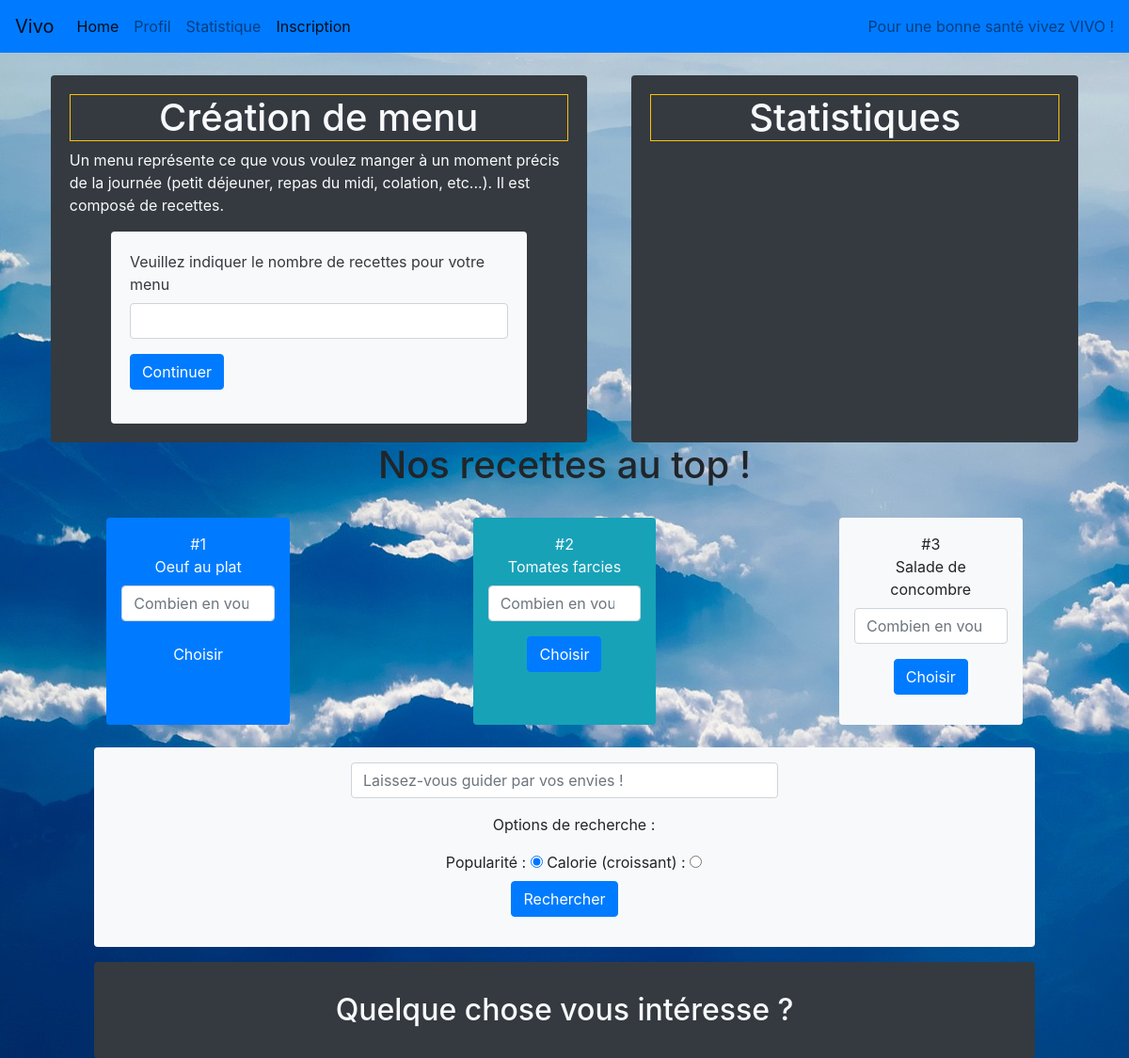
The page /RechercheAliment/CreationMenu.php?Menu=Chou-fleur, cru on the database as committed earlier.
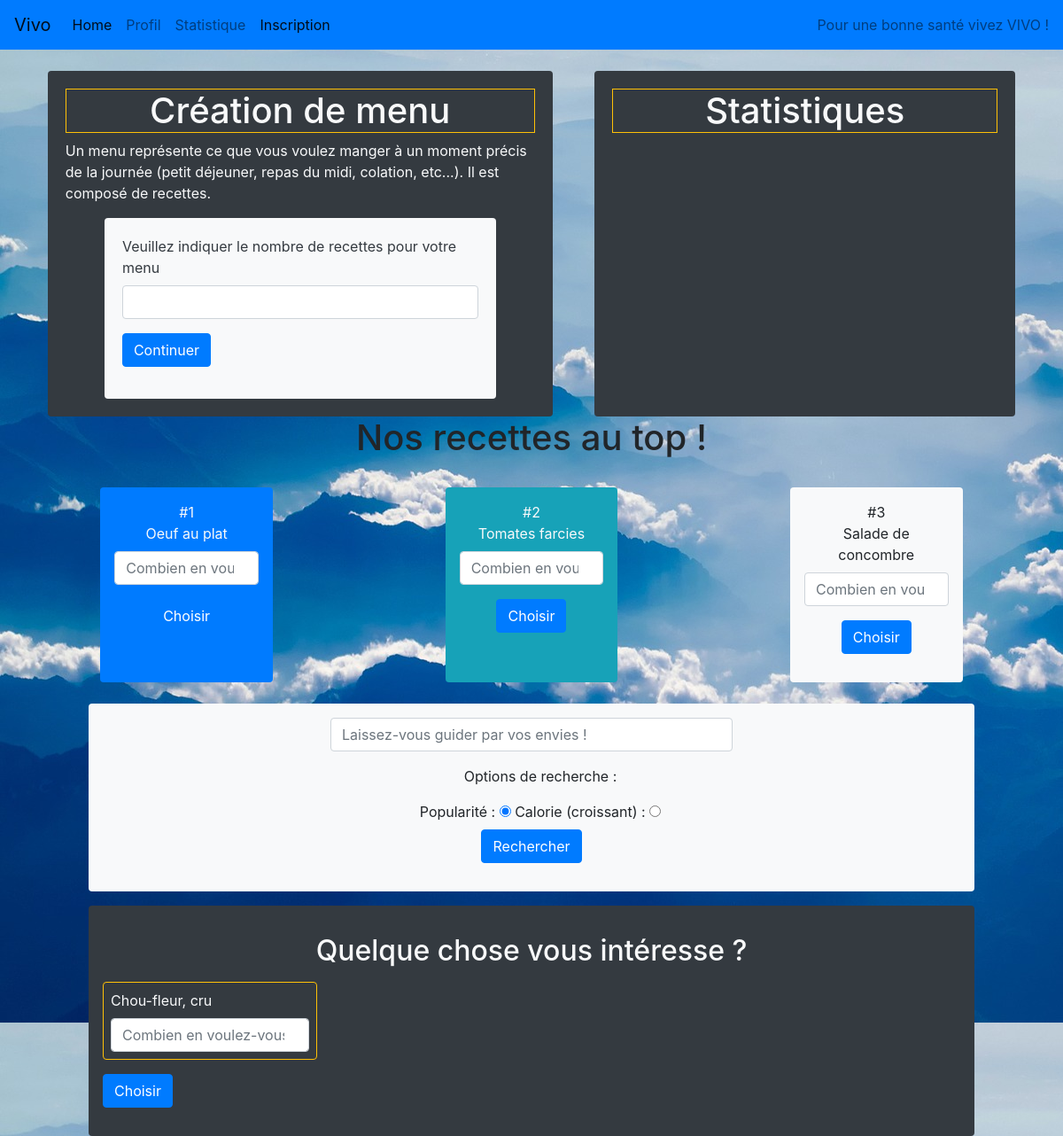
The same page on the database as committed later.
### tables this page shows
CREATE TABLE IF NOT EXISTS `recette_plat` (
  `Id_Recette` int(11) NOT NULL AUTO_INCREMENT,
  `nom` varchar(20) DEFAULT NULL,
  `instructions` text,
  `kcal` float DEFAULT NULL,
  `protéines` float DEFAULT NULL,
  PRIMARY KEY (`Id_Recette`)
);

CREATE TABLE IF NOT EXISTS `aliments` (
  `alim_grp_code` int(11) NOT NULL,
  `alim_ssgrp_code` int(11) NOT NULL,
  `alim_ssssgrp_code` int(11) NOT NULL,
  `alim_code` int(11) NOT NULL,
  `alim_nom_fr` varchar(149) NOT NULL,
  `Energie_Règlement_UE_N°_11692011_kcal100g` varchar(6) DEFAULT NULL,
  `Eau_g100g` varchar(5) DEFAULT NULL,
  `Protéines_g100g` varchar(6) NOT NULL,
  `Protéines_brutes_N_x_625_g100g` varchar(6) NOT NULL,
  `Glucides_g100g` varchar(6) DEFAULT NULL,
  `Lipides_g100g` varchar(7) DEFAULT NULL,
  `Sucres_g100g` varchar(7) DEFAULT NULL,
  `Amidon_g100g` varchar(7) DEFAULT NULL,
  `Fibres_alimentaires_g100g` varchar(8) DEFAULT NULL,
  `Polyols_totaux_g100g` varchar(8) DEFAULT NULL,
  `Cendres_g100g` varchar(8) DEFAULT NULL,
  `Alcool_g100g` varchar(6) NOT NULL,
  `Acides_organiques_g100g` varchar(8) DEFAULT NULL,
  `AG_saturés_g100g` varchar(9) DEFAULT NULL,
  `AG_monoinsaturés_g100g` varchar(9) DEFAULT NULL,
  `AG_polyinsaturés_g100g` varchar(9) DEFAULT NULL,
  `AG_40_butyrique_g100g` varchar(9) DEFAULT NULL,
  `AG_60_caproïque_g100g` varchar(9) DEFAULT NULL,
  `AG_80_caprylique_g100g` varchar(9) DEFAULT NULL,
  `AG_100_caprique_g100g` varchar(9) DEFAULT NULL,
  `AG_120_laurique_g100g` varchar(9) DEFAULT NULL,
  `AG_140_myristique_g100g` varchar(9) DEFAULT NULL,
  `AG_160_palmitique_g100g` varchar(9) DEFAULT NULL,
  `AG_180_stéarique_g100g` varchar(9) DEFAULT NULL,
  `AG_181_9c_n09_oléique_g100g` varchar(9) DEFAULT NULL,
  `AG_182_9c12c_n06_linoléique_g100g` varchar(9) DEFAULT NULL,
  `AG_183_c9c12c15_n03_alpha0linolénique_g100g` varchar(9) DEFAULT NULL,
  `AG_204_5c8c11c14c_n06_arachidonique_g100g` varchar(9) DEFAULT NULL,
  `AG_205_5c8c11c14c17c_n03_EPA_g100g` varchar(10) DEFAULT NULL,
  `AG_226_4c7c10c13c16c19c_n03_DHA_g100g` varchar(10) DEFAULT NULL,
  `Cholestérol_mg100g` varchar(6) DEFAULT NULL,
  `Sel_chlorure_de_sodium_g100g` varchar(8) DEFAULT NULL,
  `Calcium_mg100g` varchar(6) DEFAULT NULL,
  `Chlorure_mg100g` varchar(8) DEFAULT NULL,
  `Cuivre_mg100g` varchar(8) DEFAULT NULL,
  `Fer_mg100g` varchar(8) DEFAULT NULL,
  `Iode_µg100g` varchar(7) DEFAULT NULL,
  `Magnésium_mg100g` varchar(6) DEFAULT NULL,
  `Manganèse_mg100g` varchar(8) DEFAULT NULL,
  `Phosphore_mg100g` varchar(7) DEFAULT NULL,
  `Potassium_mg100g` varchar(6) DEFAULT NULL,
  `Sélénium_µg100g` varchar(6) DEFAULT NULL,
  `Sodium_mg100g` varchar(6) DEFAULT NULL,
  `Zinc_mg100g` varchar(8) DEFAULT NULL,
  `Rétinol_µg100g` varchar(6) DEFAULT NULL,
  `Beta0Carotène_µg100g` varchar(8) DEFAULT NULL,
  `Vitamine_D_µg100g` varchar(7) DEFAULT NULL,
  `Vitamine_E_mg100g` varchar(6) DEFAULT NULL,
  `Vitamine_K1_µg100g` varchar(5) DEFAULT NULL,
  `Vitamine_K2_µg100g` varchar(4) DEFAULT NULL,
  `Vitamine_C_mg100g` varchar(6) DEFAULT NULL,
  `Vitamine_B1_ou_Thiamine_mg100g` varchar(7) DEFAULT NULL,
  `Vitamine_B2_ou_Riboflavine_mg100g` varchar(6) DEFAULT NULL,
  `Vitamine_B3_ou_PP_ou_Niacine_mg100g` varchar(6) DEFAULT NULL,
  `Vitamine_B5_ou_Acide_pantothénique_mg100g` varchar(6) DEFAULT NULL,
  `Vitamine_B6_mg100g` varchar(6) DEFAULT NULL,
  `Vitamine_B9_ou_Folates_totaux_µg100g` varchar(6) DEFAULT NULL,
  `Vitamine_B12_µg100g` varchar(6) DEFAULT NULL,
  PRIMARY KEY (`alim_code`)
);

### RechercheAliment/CreationMenu.php (the view, shortened to what the changed rows need)
<html>
<head>
  <link rel="stylesheet" href="Style_RechAl.css" type="text/css">
  <link rel="stylesheet" href="https://stackpath.bootstrapcdn.com/bootstrap/4.2.1/css/bootstrap.min.css">
</head>
<body>
  <br/>
  <div class="container">
    <div class="row">
      <div class="col-10 col-lg-6 bg-dark mx-auto text-light rounded" style="padding:20px;">
        <h1 class="border border-warning text-center">Création de menu</h1>
      </div>
      <div class="col-10 col-lg-5 bg-dark mx-auto text-light rounded" style="padding:20px;">
        <h1 class="border border-warning text-center">Statistiques</h1>
      </div>
    </div>
  </div>
  <h1 class="text-center">Nos recettes au top !</h1>
<div class="row text-center p-3 mx-auto">
 <?php
    $bd = getBD();
    $top5 = $bd->query("SELECT * FROM recette_plat LIMIT 5");
    $i = 1;
    while($ligne = $top5 ->fetch()){
        if($i == 1){
            echo '<div class="col-2 bg-primary text-light p-3 mx-auto m-2  rounded">';
        }else if($i ==2){
            echo '<div class="col-2 bg-info text-light p-3 mx-auto m-2 rounded">';
        }else if($i ==3){
            echo '<div class="col-2 bg-light p-3 m-2 mx-auto rounded">';
        }else if($i ==4){
            echo '<div class="col-2 bg-secondary text-light mx-auto p-3 m-2 rounded">';
        }else if($i ==5){
            echo '<div class="col-2 bg-dark text-light mx-auto p-3 m-2 rounded">';
        }
        echo '#'.$i;
        echo('<form method="GET" action="CreationMenu.php">');
        echo('<div class="form-group"><label for ="nbMenu">'.$ligne['nom'].'</label><input type="number" class="form-control" name="nbMenu" placeholder="Combien en voulez-vous ?"></div>');
        echo('<input type="submit" class="btn btn-primary" name="ajout2" value="Choisir"></form></div>');
        $i++;
    }
 ?>
</div>
    <div class="bg-dark text-light col-10 mx-auto rounded p-3 mt-3">
    <h2 class="text-center m-3">Quelque chose vous intéresse ?</h2>
  <?php
  if(isset($_GET['submit']) || isset($_GET['Menu'])){
    if(empty($_GET['Menu'])){
      echo('<meta http-equiv="refresh" content="0;URL=Choix_Menu.php">');
    }else {
      $input=$_GET['Menu'];
      $reponse = $bd->query("SELECT alim_nom_fr FROM aliments WHERE alim_nom_fr LIKE '%$input%'");
      while($result = $reponse->fetch()){
        echo('<form method="GET" action="Choix_Aliment.php">');
        echo('<div class="form-group col-3 border border-warning p-2 rounded"><label for ="nbMenu">'.$result['alim_nom_fr'].'</label><input type="number" class="form-control" name="nbMenu" placeholder="Combien en voulez-vous ?"></div>');
        echo('<input type="submit" class="btn btn-primary" name="ajout2" value="Choisir">');
        echo('</form>');
      }
    }
  }
  ?>
    </div>
</body>
</html>

Rows that differ between the two databases and show on the page:
now on this page (row edited): aliments: alim_nom_fr "Chou-fleur, cru"
